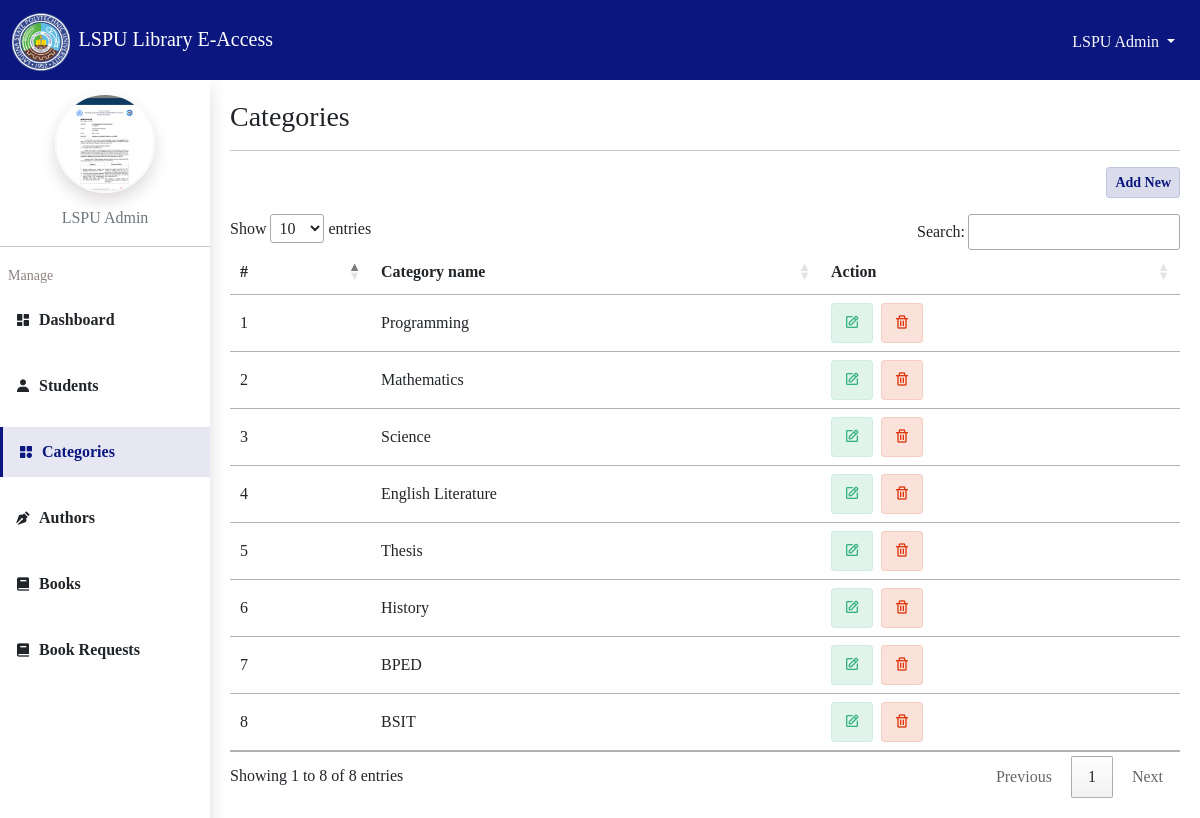
The page /admin/categories (signed in) on the database its author committed.
### tables this page shows
CREATE TABLE admin (
    id INTEGER PRIMARY KEY AUTOINCREMENT,
    email TEXT UNIQUE NOT NULL,
    username TEXT NOT NULL,
    password TEXT NOT NULL,
    name TEXT NOT NULL,
    photo TEXT NOT NULL
);

CREATE TABLE categories(
    id INTEGER PRIMARY KEY AUTOINCREMENT,
    name TEXT NOT NULL
);

### app/admin.py (the view)
@bp.route('/categories')
@login_required
def categories():
    db = get_db()
    categories = db.execute("SELECT * FROM categories").fetchall()
    return render_template('admin/categories.html.jinja',categories=categories,len=len(categories))

### app/admin.py (called while the page is built)
@bp.before_app_request
def loadAdmin():
    if 'admin_id' in session:
        adminId = session['admin_id']
        db = get_db()
        admin = db.execute("SELECT * FROM admin WHERE id = ?", (adminId,)).fetchone()
    else:
        admin = None
    g.current_url = request.base_url
    g.admin = admin

### app/admin_auth.py (called while the page is built)
@bp.before_app_request
def load_logged_in_user():
    account_id = session.get('admin_id')
    if account_id is None:
        g.admin = None
    else:
        g.admin = get_db().execute(
            'SELECT * FROM admin WHERE id = ?', (account_id,)
        ).fetchone()

def login_required(view):
    @functools.wraps(view)
    def wrapped_view(**kwargs):
        if g.admin is None:
            return redirect(url_for('admin_auth.signin'))
        return view(**kwargs)
    return wrapped_view

### app/db.py (called while the page is built)
def get_db():
    if 'db' not in g:
        g.db = sqlite3.connect(
            current_app.config['DATABASE'],
            detect_types=sqlite3.PARSE_DECLTYPES
        )
        g.db.row_factory = sqlite3.Row
    return g.db

### app/students_auth.py (called while the page is built)
@bp.before_app_request
def load_logged_in_user():
    account_id = session.get('student_id')
    if account_id is None:
        g.student = None
    else:
        g.student = get_db().execute(
            'SELECT * FROM students WHERE id = ?', (account_id,)
        ).fetchone()

### app/templates/admin/categories.html.jinja (shortened to what this page needs)
{%extends 'admin/base.html.jinja'%}
{%block content%}
<div class="container">
    <h3>Categories</h3>
    <hr>
    <div class="text-end mb-3">
        <button class="btn btn-sm btn-c-primary" type="button" data-bs-toggle="modal" data-bs-target="#add-modal">
            Add New
        </button>
    </div>
    <div class="table-responsive-sm">
        <table class="table align-middle" id="table">
            <thead>
                <tr>
                    <th>#</th>
                    <th>Category name</th>
                    <th>Action</th>
                </tr>
            </thead>
            <tbody>
                {%for i in range(0,len)%}
                <tr>
                    <td>{{i + 1}}</td>
                    <td>{{categories[i].name}}</td>
                    <td>
                        <button class="btn btn-c-success me-lg-1 pt-2 fs-6 edit-student rounded-1" data-bs-target="#edit-modal"
                            data-bs-toggle="modal" data-id="{{categories[i].id}}">
                            <i class="bx bx-edit"></i>
                        </button>
                        <button class="btn btn-c-danger pt-2 fs-6 delete rounded-1" data-id="{{categories[i].id}}">
                            <i class="bx bx-trash"></i>
                        </button>
                    </td>
                </tr>
                {%endfor%}
            </tbody>
        </table>
    </div>
</div>
{%endblock%}

### app/templates/admin/base.html.jinja (shortened to what this page needs)
<!DOCTYPE html>
<html lang="en">
<head>
    <link rel="stylesheet" href="{{url_for('static',filename='css/custom.css')}}">
    <link rel="stylesheet" href="{{url_for('static',filename='css/admin.css')}}">
    <link href='https://unpkg.com/boxicons@2.1.4/css/boxicons.min.css' rel='stylesheet'>
    <link rel="stylesheet" href="https://cdn.datatables.net/1.12.1/css/jquery.dataTables.min.css">
    <link rel="stylesheet" href="https://cdn.jsdelivr.net/npm/sweetalert2@11.6.5/dist/sweetalert2.min.css">
</head>
<body class="">
    <nav class="navbar navbar-dark bg-primary" id="navbar">
        <div class="container-fluid">
            <a href="{{url_for('index')}}" class="navbar-brand">
                <img src="{{url_for('static',filename='images/lspu_seal-6 1.png')}}" alt="logo"
                    class="logo img-fluid me-1">
                <span class="d-none d-lg-inline d-md-inline">LSPU Library E-Access</span>
            </a>
            <div class="dropdown">
                <button class="btn btn-link text-decoration-none text-light dropdown-toggle" data-bs-toggle="dropdown"
                    aria-expanded="false">
                    {{g.admin.name}}
                </button>
            </div>
        </div>
    </nav>
    <main>
        {% include 'admin/components/sidebar.html.jinja'%}
        <div class="main-content">
            {%block content%} {%endblock%}
        </div>
    </main>
</body>
</html>

### app/templates/admin/components/sidebar.html.jinja
<aside id="sidebar" class="shadow">
    <div class="header">
        <div class="user-photo shadow border-light border border-2" data-img="{{g.admin.photo}}"></div>
        <p class="text-center fs-6  text-secondary text-capitalize">
            {{g.admin.name}}
        </p>
    </div>
    <hr>
    <ul class="nav flex-column">
        <li class="nav-item ps-2 mb-2 text-black-50">
            <small>Manage</small>
        </li>
        <li class="nav-item mb-3">
            <a href="{{url_for('admin.dashboard')}}" class="nav-link link-dark fw-bold">
                <i class="bx bxs-dashboard me-2"></i>
                <span>Dashboard</span>
            </a>
        </li>
        <li class="nav-item mb-3">
            <a href="{{url_for('admin.students')}}" class="nav-link link-dark fw-bold ">
                <i class="bx bxs-user me-2"></i>
                <span>Students</span>
            </a>
        </li>
        <li class="nav-item mb-3">
            <a href="{{url_for('admin.categories')}}" class="nav-link link-dark fw-bold ">
                <i class="bx bxs-category me-2"></i>
                <span>Categories</span>
            </a>
        </li>
        <li class="nav-item mb-3">
            <a href="{{url_for('admin.authors')}}" class="nav-link link-dark fw-bold ">
                <i class="bx bxs-pen me-2"></i>
                <span>Authors</span>
            </a>
        </li>
        <li class="nav-item mb-3">
            <a href="{{url_for('admin.books')}}" class="nav-link link-dark fw-bold ">
                <i class="bx bxs-book me-2"></i>
                <span>Books</span>
            </a>
        </li>
        <li class="nav-item mb-3">
            <a href="{{url_for('admin.rentals')}}" class="nav-link link-dark fw-bold ">
                <i class="bx bxs-book me-2"></i>
                <span>Book Requests</span>
            </a>
        </li>
    </ul>
</aside>

### app/static/css/admin.css (style rules this page uses)
body { padding: 0; margin: 0; }
#navbar { height: 80px; }
#navbar .logo { width: 3.6rem; height: 3.6rem; }
main #sidebar { position: fixed; left: 0; top: 80px; height: 100vh; width: 210px; background: #fff; overflow-y: auto; }
main #sidebar .nav-link { padding: 13px 15px; display: flex; align-items: center; }
main #sidebar .nav-link.active { background: rgba(11, 23, 127, 0.1) !important; border-left: 3px solid #0B177F; color: #0B177F !important; }
main .main-content { margin-left: 210px; padding: 20px 8px; }
.user-photo { width: 100px; height: 100px; margin: 13px auto; border-radius: 50%; box-sizing: border-box; background-position: center !important; background-repeat: no-repeat !important; background-size: cover !important; }

### rows shown on the page
admin: admin.name "LSPU Admin"
categories: name "Programming"
categories: name "Mathematics"
categories: name "Science"
categories: name "English Literature"
categories: name "Thesis"
categories: name "History"
categories: name "BPED"
categories: name "BSIT"

### other values the page prints
{{ i + 1 }} "1" "2" "3" "4" "5" "6" "7" "8"
